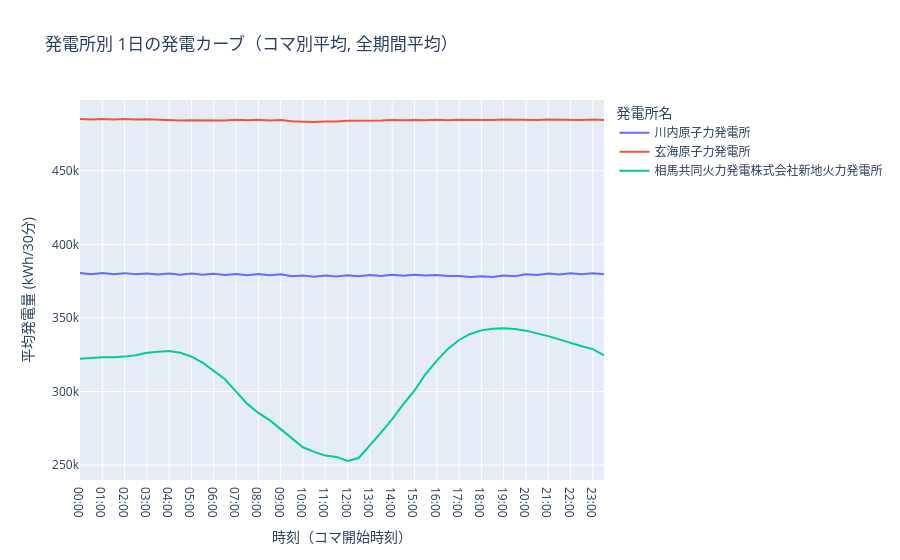

The notebook cell saved with this chart:
### Markdown cell above
## 10. 発電所別 1日の発電カーブ（コマ別平均）

上位3発電所について、`time_code`（30分コマ、開始時刻基準）ごとに全期間の平均発電量を求め、典型的な1日の発電パターンを比較する。原子力・石炭火力は日内でほぼ一定（ベースロード）になりやすく、水力などは変動が大きくなりやすい。

### Code cell
TOP_N_PROFILE = 3
profile_plant_codes = top_plants.head(TOP_N_PROFILE)["power_plant_code"].to_list()


def slot_label(time_code: int) -> str:
    """time_code は開始時刻基準（1 -> 00:00, 48 -> 23:30）。"""
    total_minutes = (time_code - 1) * 30
    hour, minute = divmod(total_minutes, 60)
    return f"{hour % 24:02d}:{minute:02d}"


SLOT_ORDER = [slot_label(tc) for tc in range(1, 49)]

intraday_profile = (
    df.filter(pl.col("power_plant_code").is_in(profile_plant_codes))
    .group_by(["power_plant_name", "time_code"])
    .agg(pl.col("generation_kwh").mean().alias("avg_generation_kwh"))
    .sort(["power_plant_name", "time_code"])
    .with_columns(
        pl.col("time_code")
        .map_elements(slot_label, return_dtype=pl.Utf8)
        .alias("slot_start")
    )
)

fig = px.line(
    intraday_profile,
    x="slot_start",
    y="avg_generation_kwh",
    color="power_plant_name",
    category_orders={"slot_start": SLOT_ORDER},
    title="発電所別 1日の発電カーブ（コマ別平均, 全期間平均）",
    labels={
        "slot_start": "時刻（コマ開始時刻）",
        "avg_generation_kwh": "平均発電量 (kWh/30分)",
        "power_plant_name": "発電所名",
    },
)
fig.show()

### Figure 1 — Plotly figure (JSON) as saved in the notebook; plotly's stock layout.template omitted (floating-point values rounded to 4 significant figures)
{"data": [{"hovertemplate": "発電所名=川内原子力発電所<br>時刻（コマ開始時刻）=%{x}<br>平均発電量 (kWh/30分)=%{y}<extra></extra>", "legendgroup": "川内原子力発電所", "line": {"color": "#636efa", "dash": "solid"}, "marker": {"symbol": "circle"}, "mode": "lines", "name": "川内原子力発電所", "orientation": "v", "showlegend": true, "type": "scatter", "x": ["00:00", "00:30", "01:00", "01:30", "02:00", "02:30", "03:00", "03:30", "04:00", "04:30", "05:00", "05:30", "06:00", "06:30", "07:00", "07:30", "08:00", "08:30", "09:00", "09:30", "10:00", "10:30", "11:00", "11:30", "12:00", "12:30", "13:00", "13:30", "14:00", "14:30", "15:00", "15:30", "16:00", "16:30", "17:00", "17:30", "18:00", "18:30", "19:00", "19:30", "20:00", "20:30", "21:00", "21:30", "22:00", "22:30", "23:00", "23:30"], "xaxis": "x", "y": [380400.0, 379700.0, 380400.0, 379700.0, 380400.0, 379600.0, 380200.0, 379400.0, 380100.0, 379400.0, 380100.0, 379300.0, 380000.0, 379200.0, 379800.0, 379000.0, 379800.0, 378900.0, 379600.0, 378400.0, 378800.0, 378000.0, 378800.0, 378100.0, 379000.0, 378300.0, 379100.0, 378500.0, 379300.0, 378700.0, 379400.0, 378700.0, 379200.0, 378500.0, 378400.0, 377800.0, 378300.0, 377800.0, 378900.0, 378300.0, 379700.0, 379100.0, 380100.0, 379500.0, 380300.0, 379600.0, 380400.0, 379700.0], "yaxis": "y"}, {"hovertemplate": "発電所名=玄海原子力発電所<br>時刻（コマ開始時刻）=%{x}<br>平均発電量 (kWh/30分)=%{y}<extra></extra>", "legendgroup": "玄海原子力発電所", "line": {"color": "#EF553B", "dash": "solid"}, "marker": {"symbol": "circle"}, "mode": "lines", "name": "玄海原子力発電所", "orientation": "v", "showlegend": true, "type": "scatter", "x": ["00:00", "00:30", "01:00", "01:30", "02:00", "02:30", "03:00", "03:30", "04:00", "04:30", "05:00", "05:30", "06:00", "06:30", "07:00", "07:30", "08:00", "08:30", "09:00", "09:30", "10:00", "10:30", "11:00", "11:30", "12:00", "12:30", "13:00", "13:30", "14:00", "14:30", "15:00", "15:30", "16:00", "16:30", "17:00", "17:30", "18:00", "18:30", "19:00", "19:30", "20:00", "20:30", "21:00", "21:30", "22:00", "22:30", "23:00", "23:30"], "xaxis": "x", "y": [485100.0, 484800.0, 485100.0, 484800.0, 485100.0, 484800.0, 484900.0, 484600.0, 484400.0, 484100.0, 484300.0, 484100.0, 484400.0, 484000.0, 484600.0, 484300.0, 484500.0, 484200.0, 484400.0, 483600.0, 483300.0, 483000.0, 483500.0, 483400.0, 483900.0, 483900.0, 484300.0, 484200.0, 484500.0, 484200.0, 484500.0, 484200.0, 484600.0, 484300.0, 484600.0, 484400.0, 484700.0, 484500.0, 484700.0, 484500.0, 484700.0, 484500.0, 484800.0, 484500.0, 484800.0, 484500.0, 484800.0, 484500.0], "yaxis": "y"}, {"hovertemplate": "発電所名=相馬共同火力発電株式会社新地火力発電所<br>時刻（コマ開始時刻）=%{x}<br>平均発電量 (kWh/30分)=%{y}<extra></extra>", "legendgroup": "相馬共同火力発電株式会社新地火力発電所", "line": {"color": "#00cc96", "dash": "solid"}, "marker": {"symbol": "circle"}, "mode": "lines", "name": "相馬共同火力発電株式会社新地火力発電所", "orientation": "v", "showlegend": true, "type": "scatter", "x": ["00:00", "00:30", "01:00", "01:30", "02:00", "02:30", "03:00", "03:30", "04:00", "04:30", "05:00", "05:30", "06:00", "06:30", "07:00", "07:30", "08:00", "08:30", "09:00", "09:30", "10:00", "10:30", "11:00", "11:30", "12:00", "12:30", "13:00", "13:30", "14:00", "14:30", "15:00", "15:30", "16:00", "16:30", "17:00", "17:30", "18:00", "18:30", "19:00", "19:30", "20:00", "20:30", "21:00", "21:30", "22:00", "22:30", "23:00", "23:30"], "xaxis": "x", "y": [322200.0, 323000.0, 323200.0, 323300.0, 323700.0, 324600.0, 326400.0, 327100.0, 327400.0, 326300.0, 323700.0, 319600.0, 313800.0, 308300.0, 300000.0, 291600.0, 285400.0, 280600.0, 274400.0, 268400.0, 262100.0, 259000.0, 256400.0, 255600.0, 252800.0, 254800.0, 263100.0, 272000.0, 281200.0, 291400.0, 300600.0, 311900.0, 321000.0, 328900.0, 335000.0, 339100.0, 341500.0, 342700.0, 343000.0, 342500.0, 341300.0, 339700.0, 337600.0, 335400.0, 332900.0, 330700.0, 328800.0, 324500.0], "yaxis": "y"}], "layout": {"legend": {"title": {"text": "発電所名"}, "tracegroupgap": 0}, "title": {"text": "発電所別 1日の発電カーブ（コマ別平均, 全期間平均）"}, "xaxis": {"anchor": "y", "categoryarray": ["00:00", "00:30", "01:00", "01:30", "02:00", "02:30", "03:00", "03:30", "04:00", "04:30", "05:00", "05:30", "06:00", "06:30", "07:00", "07:30", "08:00", "08:30", "09:00", "09:30", "10:00", "10:30", "11:00", "11:30", "12:00", "12:30", "13:00", "13:30", "14:00", "14:30", "15:00", "15:30", "16:00", "16:30", "17:00", "17:30", "18:00", "18:30", "19:00", "19:30", "20:00", "20:30", "21:00", "21:30", "22:00", "22:30", "23:00", "23:30"], "categoryorder": "array", "domain": [0, 1], "title": {"text": "時刻（コマ開始時刻）"}}, "yaxis": {"anchor": "x", "domain": [0, 1], "title": {"text": "平均発電量 (kWh/30分)"}}}}
